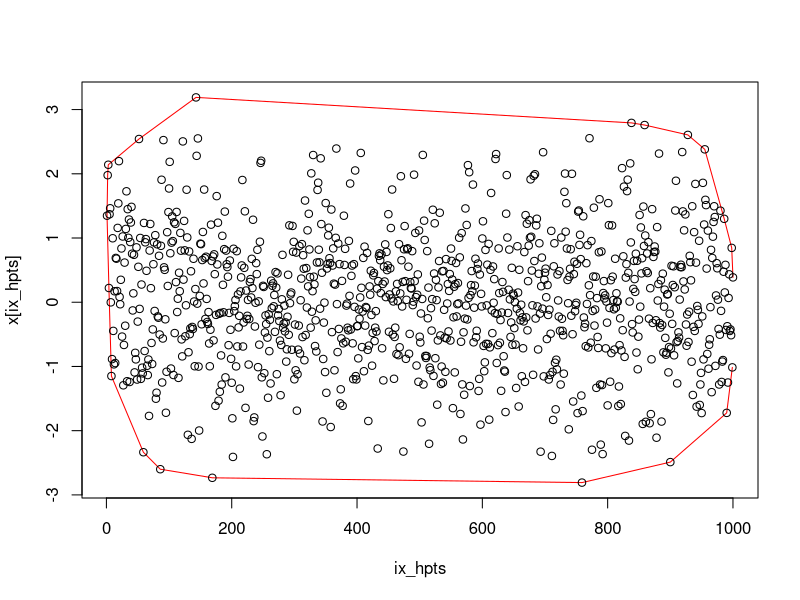

Reproduce this figure in R.
#31780
T <- 1000
x <- rnorm(T,0,1)

ix <- seq(1,T)

ix_hpts <- chull(x = ix, y= x)

plot(ix_hpts, x[ix_hpts], type='l', col='red')
points(ix, x)
